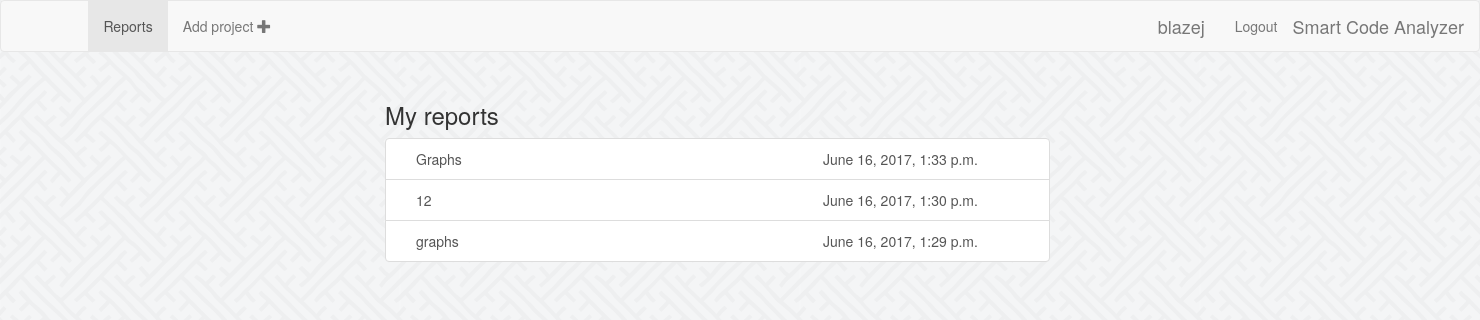
The page /analyzer/reports (signed in) on the database as committed earlier.
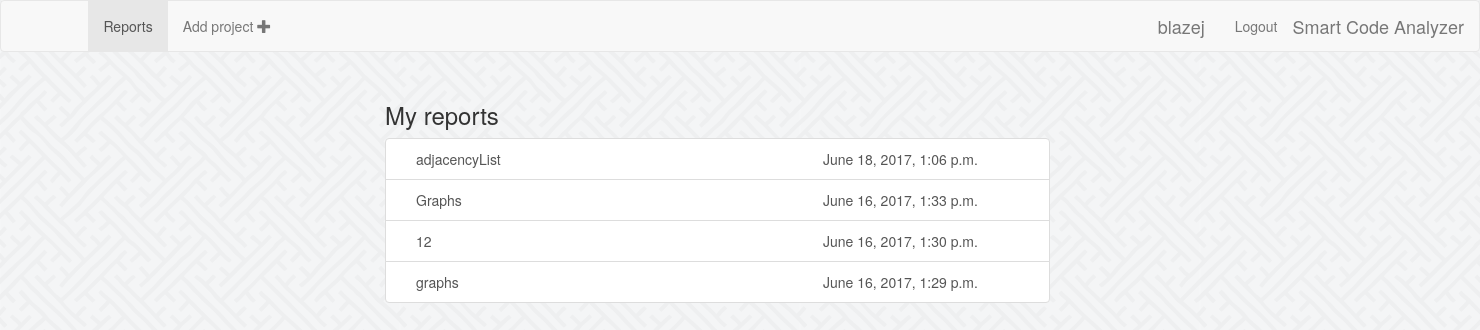
The same page on the database as committed later.
### analyzer/models.py (models this page shows, shortened)
class Report(models.Model):
    user = models.ForeignKey(User, default=1)
    name = models.CharField(max_length=200)
    date = models.DateTimeField(default=timezone.now)
    file = models.FileField(upload_to='reports/')

### analyzer/views.py (the view)
def reports(request):
    if not request.user.is_authenticated():
        return redirect('/analyzer/login')
    else:
        reports_list = Report.objects.filter(user=request.user).order_by('-date')
        return render(request, 'analyzer/reports.html', {'reports_list': reports_list})

### analyzer/templates/analyzer/reports.html
{% extends 'analyzer/base.html' %}
{% block reports_active %}active{% endblock %}
{% block content %}
<div class="container" id="reports">
    <h3>My reports</h3>
    {% if reports_list %}
    <div class="list-group">
        {% for report in reports_list %}
        <a href="{{ report.file }}" target="_blank" class="list-group-item col-sm-7"><span class="col-sm-8">{{ report.name }}</span><span>{{ report.date }}</span></a>
        {% endfor %}
    </div>
    {% else %}
        <p>There are no reports.</p>
        <a href="{% url 'analyzer:upload' %}" >Add some project</a>
    {% endif %}
</div>
{% endblock %}

### analyzer/templates/analyzer/base.html (shortened to what this page needs)
<!DOCTYPE html>
<html lang="en">
<head>
    {% load staticfiles %}
    <link rel="stylesheet" href="https://maxcdn.bootstrapcdn.com/bootstrap/3.3.7/css/bootstrap.min.css"/>
    <link rel="stylesheet" href="{% static 'analyzer/style.css' %}"/>
</head>
<body>
    <nav class="navbar navbar-default">
      <div class="container-fluid">
          <ul class="nav navbar-nav">
            <li class="{% block reports_active %}{% endblock %}"><a href="{% url 'analyzer:reports' %}">Reports</a></li>
            <li><a href="{% url 'analyzer:upload' %}" > Add project <span class="glyphicon glyphicon-plus"></span></a></li>
          </ul>
          <ul class="nav navbar-nav navbar-right">
              {% if user.is_authenticated %}
                <li class="navbar-brand">{{ user.username }}</li>
                <li><a href="{% url 'analyzer:logout' %}">Logout</a></li>
              {% else %}
                <li class="{% block register_active %}{% endblock %}"><a href="{% url 'analyzer:register' %}">Register</a></li>
                <li class="{% block login_active %}{% endblock %}"><a href="{% url 'analyzer:login' %}">Login</a></li>
              {% endif %}
              <li><a class="navbar-brand" href="#">Smart Code Analyzer</a></li>
          </ul>
      </div>
    </nav>
    {% block content %}
    {% endblock %}
</body>
</html>

### analyzer/static/analyzer/style.css (style rules this page uses)
body { background: white url("img/sayagata.png"); }
.navbar-nav { margin-left: 5%; }
#reports { margin: 2% 25%; }

Rows that differ between the two databases and show on the page:
added Report: name "adjacencyList", date "June 18, 2017, 1:06 p.m."
